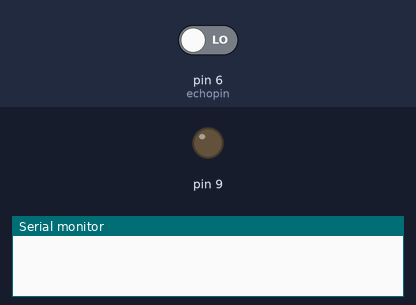
The sketch below on a simulated Arduino Uno, built with avr-gcc and run on an emulated ATmega328P. On the bench: output pins drawn as LEDs (lit = HIGH), the last lines printed to the serial monitor. The inputs (shaded band) are chosen by the test bench; at power-on: pin 6 (echopin) LOW. Pins used as bus, display or sensor lines are not drawn.

Above: at 0.1 s.
At 1.1 s:
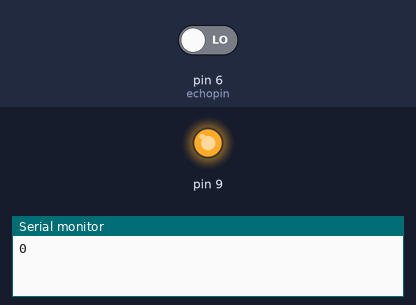
Timing chart, 0 to 2.6 s (numbered marks = the images above):
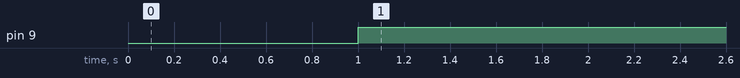

Measured:
- by itself, pin 9: LOW → HIGH at 1.0 s

The sketch:

ultra_sonic_with_led.ino
```cpp
int trigpin = 5, echopin = 6, distance, x;
long duration;
void setup() {
  pinMode(5, OUTPUT);
  pinMode(6, INPUT);
  pinMode(9, OUTPUT);
  Serial.begin(9600);
}

void loop() {
  digitalWrite(trigpin, LOW);
  delayMicroseconds(2);
  digitalWrite (trigpin, HIGH);
  delayMicroseconds(10);
  duration = pulseIn(echopin, HIGH);
  distance = duration * .034 / 2;
  Serial.println(distance);
  if (distance <= 20)
  { x = map(distance, 2, 20, 255, 0);
    analogWrite(9, x);
  }
  else
  { digitalWrite(9, 0);
  }

}
```
